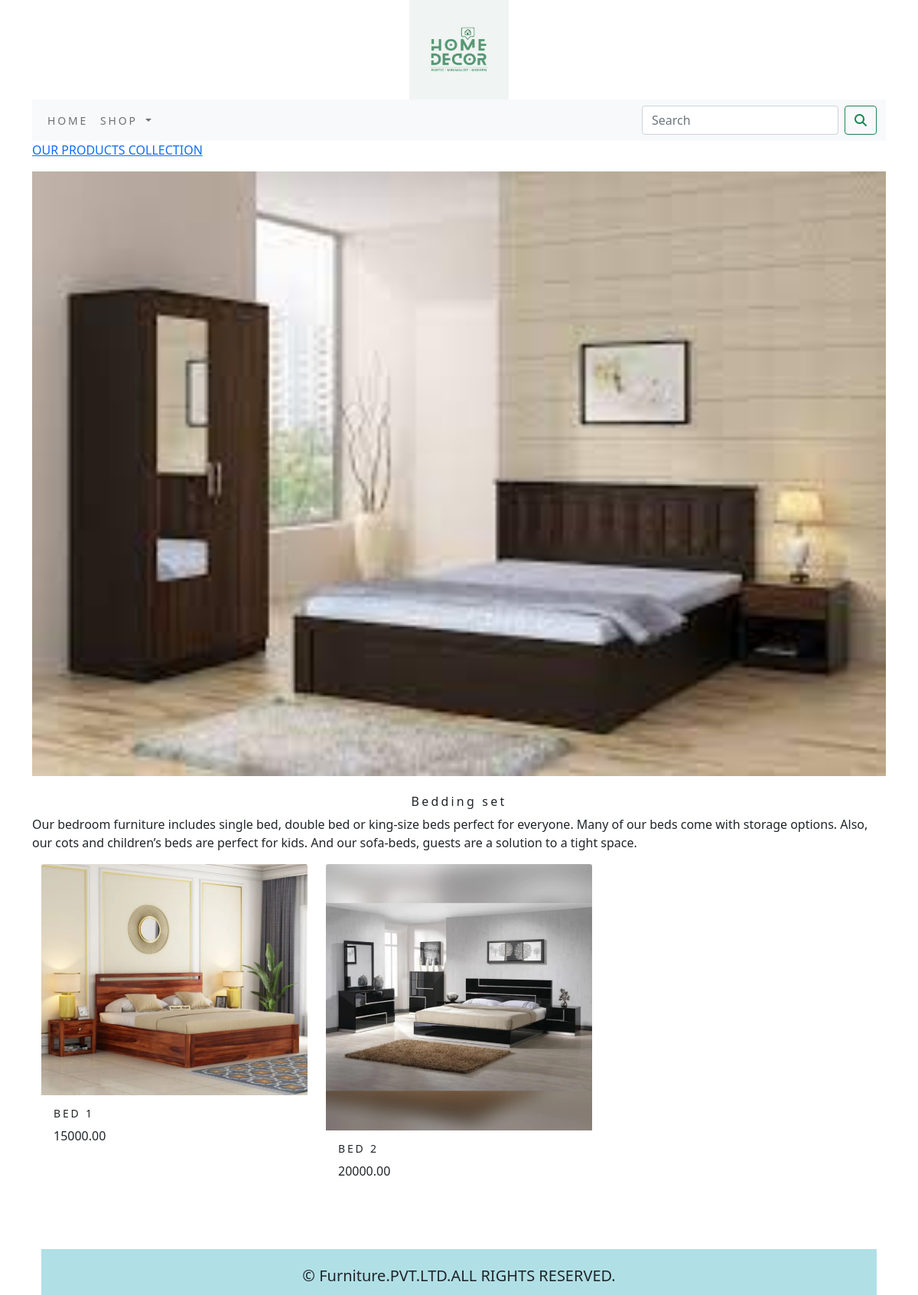
The page /bedding-set/ on the database its author committed.
### Furniture/models.py (models this page shows, shortened)
class Furniture(models.Model):
    name=models.CharField(max_length=200,unique=True)
    slug=models.SlugField(max_length=200,unique=True)
    description=models.TextField(blank=True)
    image=models.ImageField(upload_to='furniture',blank=True)
    class Meta:
        ordering=('name',)
        verbose_name='furniture'
        verbose_name_plural = 'furniture'
    def get_url(self):
        return reverse('Furniture:Product_by_Category',args=[self.slug])

class Product(models.Model):
    name=models.CharField(max_length=200,unique=True)
    slug=models.SlugField(max_length=200,unique=True)
    description=models.TextField(blank=True)
    price=models.DecimalField(max_digits=10,decimal_places=2)
    category=models.ForeignKey(Furniture,on_delete=models.CASCADE)
    image=models.ImageField(upload_to='product',blank=True)
    stock=models.IntegerField(blank=True)
    available=models.BooleanField(default=True)
    created=models.DateTimeField(auto_now_add=True)
    updated=models.DateTimeField(auto_now=True)
    def get_url(self):
        return reverse('Furniture:ProductDetail',args=[self.category.slug,self.slug])
    class Meta:
        ordering=('name',)
        verbose_name='product'
        verbose_name_plural = 'products'

### Furniture/views.py (the view)
# urls.py: path('',views.AllProductCategory,name='AllProductCategory'),
def AllProductCategory(request, c_slug=None):
    c_page = None
    products_list = None
    if c_slug != None:
        c_page = get_object_or_404(Furniture, slug=c_slug)
        products_list = Product.objects.all().filter(category=c_page, available=True)
    else:
        products_list = Product.objects.all().filter(available=True)
    paginator = Paginator(products_list, 6)
    try:
        page = int(request.GET.get('page', '1'))
    except:
        page = 1
    try:
        products = paginator.page(page)
    except (EmptyPage, InvalidPage):
        products = paginator.page(paginator.num_pages)
    return render(request, "category.html", {'category': c_page, 'products': products})

### Furniture/context_processors.py (called while the page is built)
def menu_links(request):
    links = Furniture.objects.all()
    return dict(links=links)

### cart/context_processors.py (called while the page is built)
def counter(request):
    item_count = 0
    if 'admin' in request.path:
        return {}
    else:
        try:
            cart = Cart.objects.filter(cart_id=_cart_id(request))
            cart_items = CartItem.objects.all().filter(cart=cart[:1])
            for cart_item in cart_items:
                item_count += cart_item.quantity
        except Cart.DoesNotExist:
            item_count = 0
    return dict(item_count=item_count)

### cart/views.py (called while the page is built)
def _cart_id(request):
    cart = request.session.session_key
    if not cart:
        cart = request.session.create()
    return cart

### template/category.html (shortened to what this page needs)
{% extends 'base.html' %}
{% load static %}
{% block content %}
{% if category %}
<div>
     <div class="row my_row_class">
          <div class="mx_auto">
          <p><a href="{% url 'Furniture:AllProductCategory' %}">OUR PRODUCTS COLLECTION</a></p>
               </div>
     </div>
</div>
{% endif %}
<div class="mx_auto">
     {% if category %}
     <img class="my_image" src="{{category.image.url}}" alt="{{category.name}}">
</div><br>
<div>
     <h1 class="text-center my_title">{{category.name}}</h1>
     <p class="text-justify">{{category.description}}</p>
</div>
{% endif %}
<div class="container">
     <div class="row mx_auto">
          {% for i in products.object_list %}
          <div class="my_bottom_margin col-9 col-sm-12 col-md-4 col-lg-4">
               <div class="card-text-center" style="min-width:18rem;">
                    <a href="{{i.get_url}}"><img class="card-img-top my_image" src="{{i.image.url}}" alt="{{i.name}}"></a>
                    <div class="card-body">
                         <h4>{{i.name}}</h4>
                         <p>{{i.price}}</p>
                    </div>
               </div>
          </div>
          {% endfor %}
     </div>
     <br>
</div>
{% endblock %}

### static/css/custom.css (style rules this page uses)
.my_image { width:100%; height:auto; }
.my_title { font-size:16px; letter-spacing:.2em; }
.my_bottom_margin { margin-bottom:10px; }
.card-body h4 { font-size:14px; text-transform:uppercase; letter-spacing:.2em; }

### rows shown on the page
Furniture: image (picture), name "Bedding set", description "Our bedroom furniture includes single bed, double bed or king-size beds perfect for everyone. Many of our beds come with storage options. Also, our cots and children’s beds are perfect for kids. And our sofa-beds, guests are a solution to a tight space."
Product: image (picture), name "BED 1", price "15000.00"
Product: image (picture), name "BED 2", price "20000.00"
